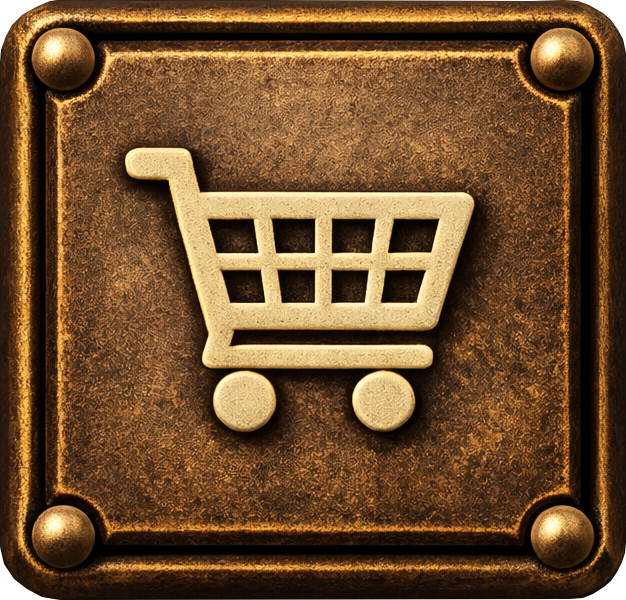
#> input picture assets/cart.webp, 626 x 600 px
$ python -i build_ward_collection_previews.py   (imports and definitions only)
#> lines starting #> are read from the running program, lines starting #| are printed output that depends on the picture
#!/usr/bin/env python3
"""Build flattened, baked-watermark preview derivatives for L&L's paid art.

Only use source art already present in the temporary public repository clone.
NEVER publish source images, delivery packages, or Google Drive paid masters.
"""
from __future__ import annotations

import hashlib
import json
import math
from pathlib import Path
from PIL import Image, ImageDraw, ImageOps

from build_ward_previews import bake_ward

ROOT = Path(__file__).resolve().parents[1]
OUT = ROOT / "assets" / "previews"
MAP_IDS = (3, 4, 5, 6, 7, 8, 9, 10, 12, 13)
EXPECTED = {"grimoire": 12, "mapmaker": 10, "volone": 12, "buttons": 33}


# [28 lines left out: functions art_list, flatten_page, not called in this run]


def flatten_sticker(src):
#> called with src = '../assets/cart.webp'
    with Image.open(src) as original:
#> original is the input picture: PIL image 626x600 RGBA; mean R, G, B, A 108.9, 75.9, 42.5, 252.5
        original = ImageOps.exif_transpose(original).convert("RGBA")
        source_size = list(original.size)
#> source_size = [626, 600]
        # A paid PNG's transparent pixels must not be distributed in the preview.
        alpha = original.getchannel("A")
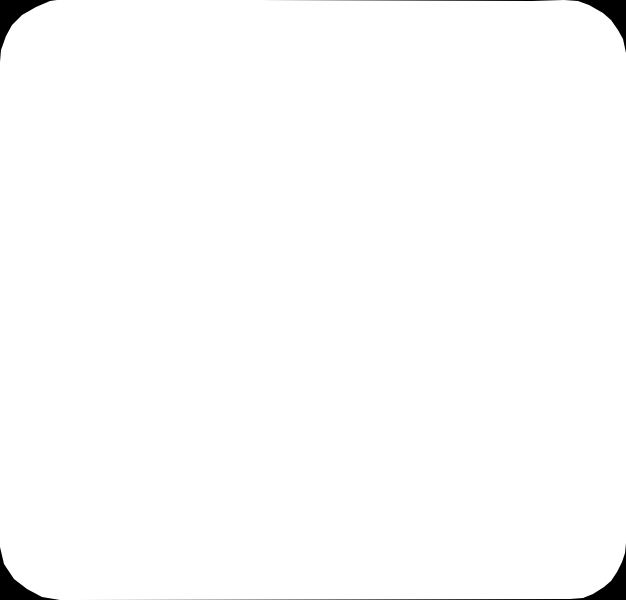
#> alpha: PIL image 626x600 L; min 0, max 255, mean 252.5
        crop = alpha.getbbox()
#> crop = (0, 0, 626, 600)
        if not crop:
            raise ValueError(f"Empty sticker: {src}")
        sticker = original.crop(crop)
        sticker.thumbnail((660, 660), Image.Resampling.LANCZOS)
        width = height = 820
        canvas = Image.new("RGB", (width, height), (35, 29, 27))
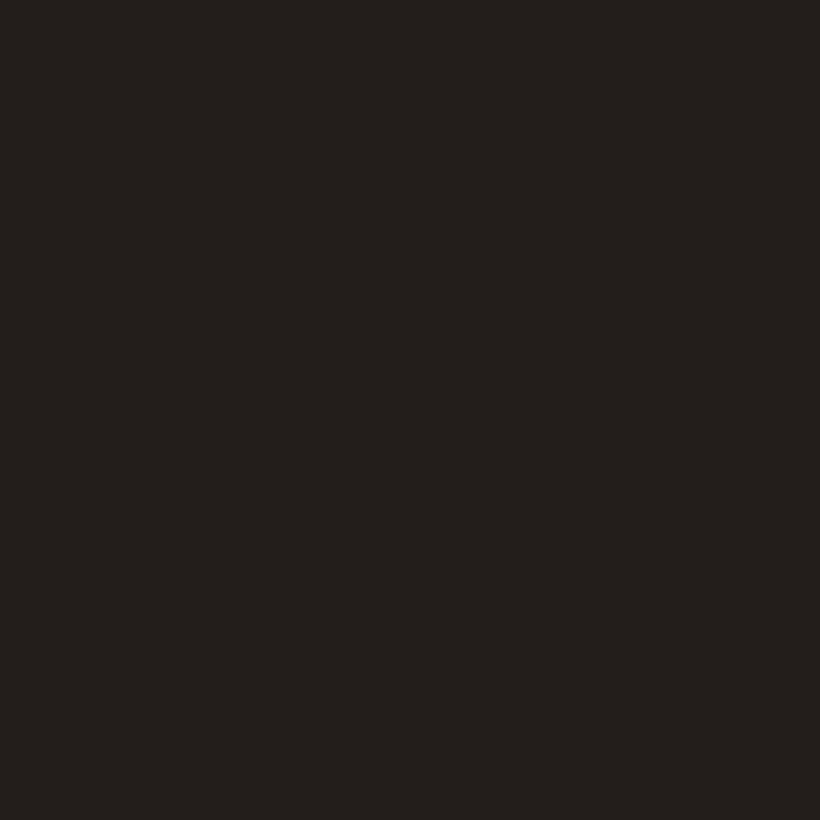
#> canvas: PIL image 820x820 RGB; mean R, G, B 35, 29, 27
        draw = ImageDraw.Draw(canvas)
        for y in range(height):
            dist = abs(y - height * 0.45) / height
            # Restrained antique-charcoal surface complements the existing shop.
            tint = int(8 * (1 - min(1.0, dist * 1.5)))
            draw.line((0, y, width, y), fill=(35 + tint, 29 + tint, 27 + tint))
        base = canvas.convert("RGBA")
        x = (width - sticker.width) // 2
#> x = 97
        y = max(10, (height - sticker.height) // 2 - 25)
#> y = 85
        base.alpha_composite(sticker, (x, y))
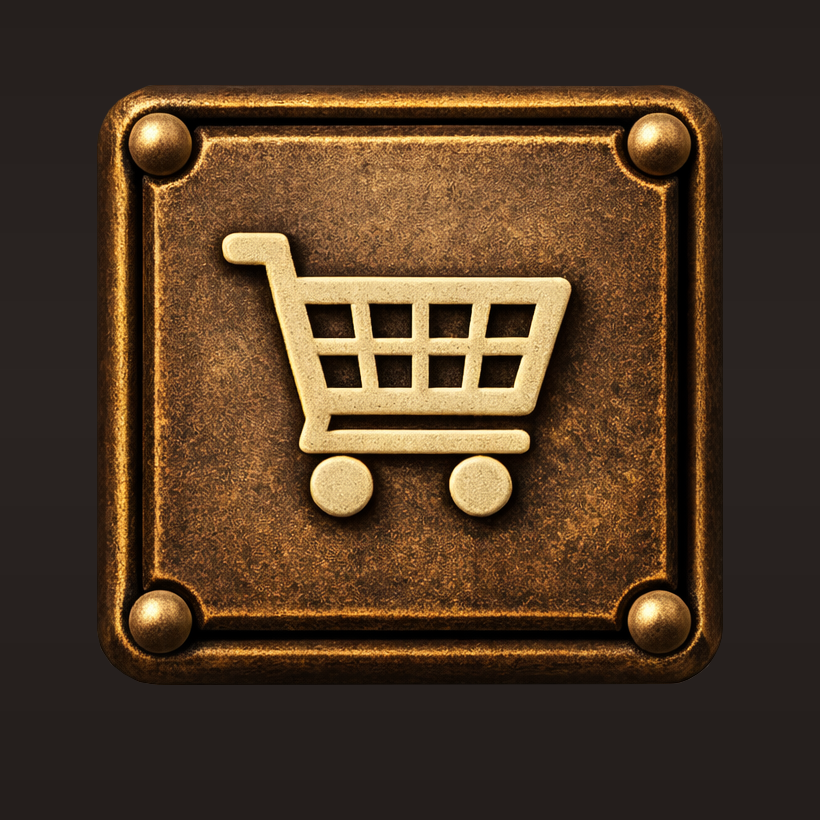
#> base: PIL image 820x820 RGBA; mean R, G, B, A 77.7, 56.7, 37.2, 255
        return base.convert("RGB"), source_size


# [51 lines left out: function build, not called in this run]


# [2 lines not run here, left out]

>>> result = flatten_sticker('../assets/cart.webp')

$ run again, on assets/lace-mobile-bg.webp
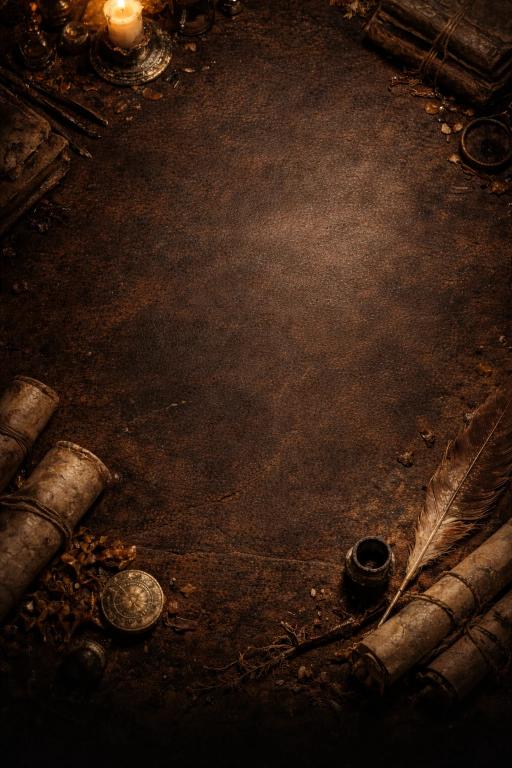
#> input picture assets/lace-mobile-bg.webp, 1024 x 1536 px (shown at 1/2 size)
#> in flatten_sticker, original is the input picture: PIL image 1024x1536 RGB; mean R, G, B 53.2, 31.5, 19.1
#> original: PIL image 1024x1536 RGBA
#> alpha: PIL image 1024x1536 L; every value is 255
#> crop = (0, 0, 1024, 1536)
#> in flatten_sticker, `sticker.thumbnail((660, 660), Image.Resampling.LANCZOS)`:
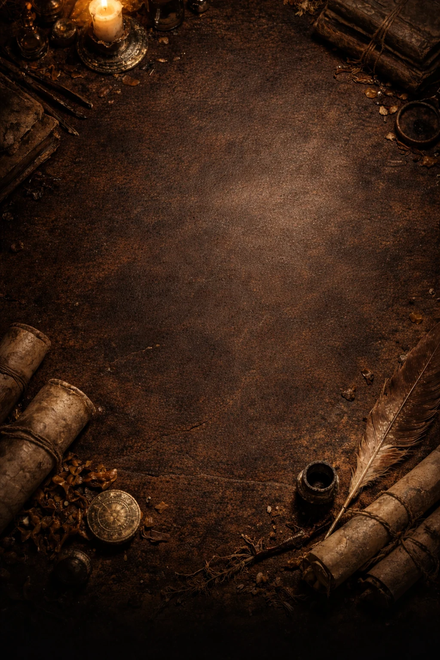
#> sticker: PIL image 440x660 RGBA; mean R, G, B, A 53.2, 31.5, 19.1, 255
#> in flatten_sticker, `base.alpha_composite(sticker, (x, y))`:
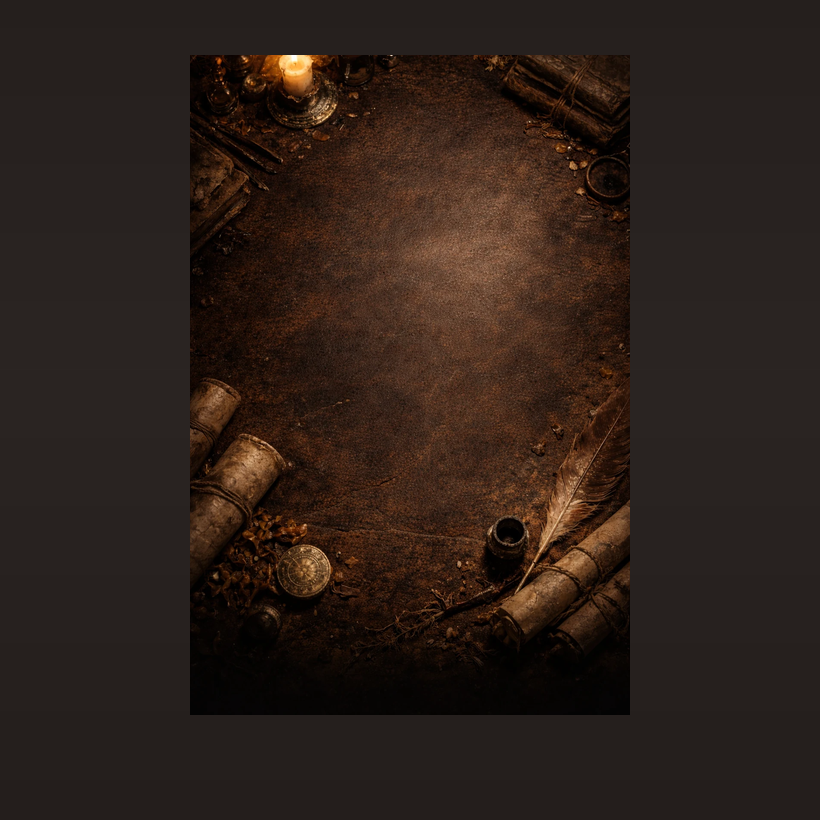
#> base: PIL image 820x820 RGBA; mean R, G, B, A 45.1, 32.3, 25.9, 255

$ run again, on assets/oak-mobile.webp
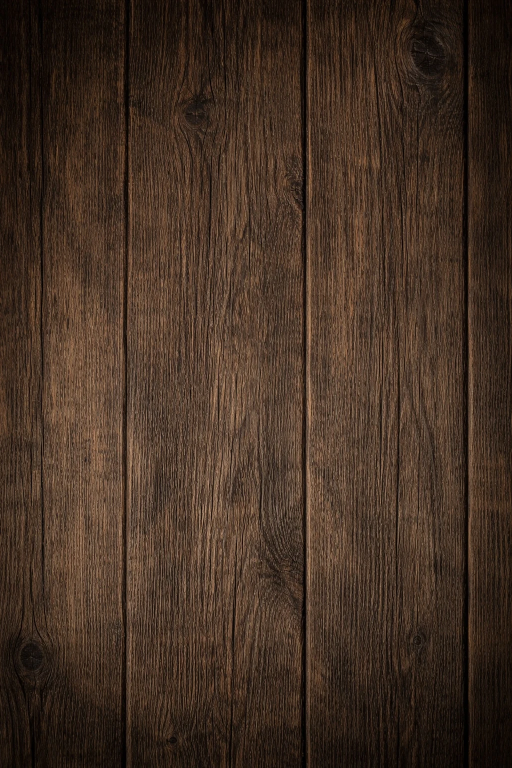
#> input picture assets/oak-mobile.webp, 1024 x 1536 px (shown at 1/2 size)
#> in flatten_sticker, original is the input picture: PIL image 1024x1536 RGB; mean R, G, B 67.2, 48.6, 35.7
#> original: PIL image 1024x1536 RGBA
#> alpha: PIL image 1024x1536 L; every value is 255
#> crop = (0, 0, 1024, 1536)
#> in flatten_sticker, `sticker.thumbnail((660, 660), Image.Resampling.LANCZOS)`:
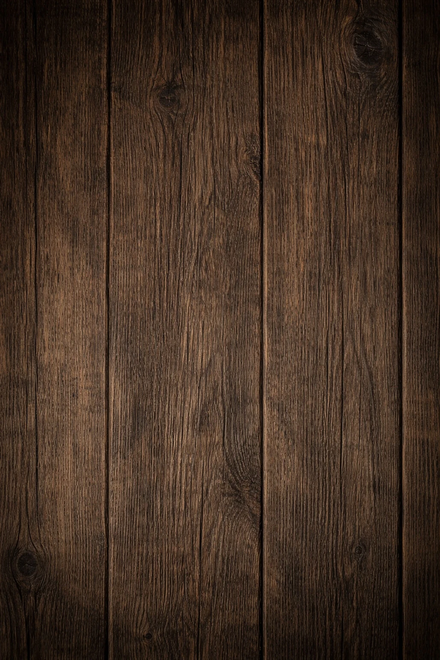
#> sticker: PIL image 440x660 RGBA; mean R, G, B, A 67.2, 48.6, 35.7, 255
#> in flatten_sticker, `base.alpha_composite(sticker, (x, y))`:
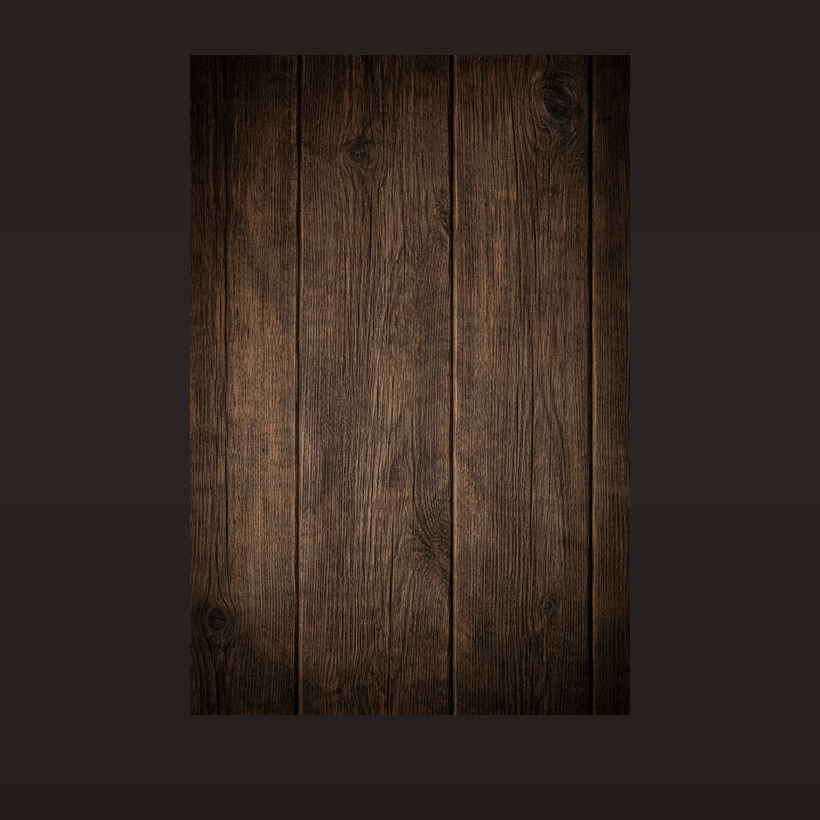
#> base: PIL image 820x820 RGBA; mean R, G, B, A 51.2, 39.7, 33, 255
